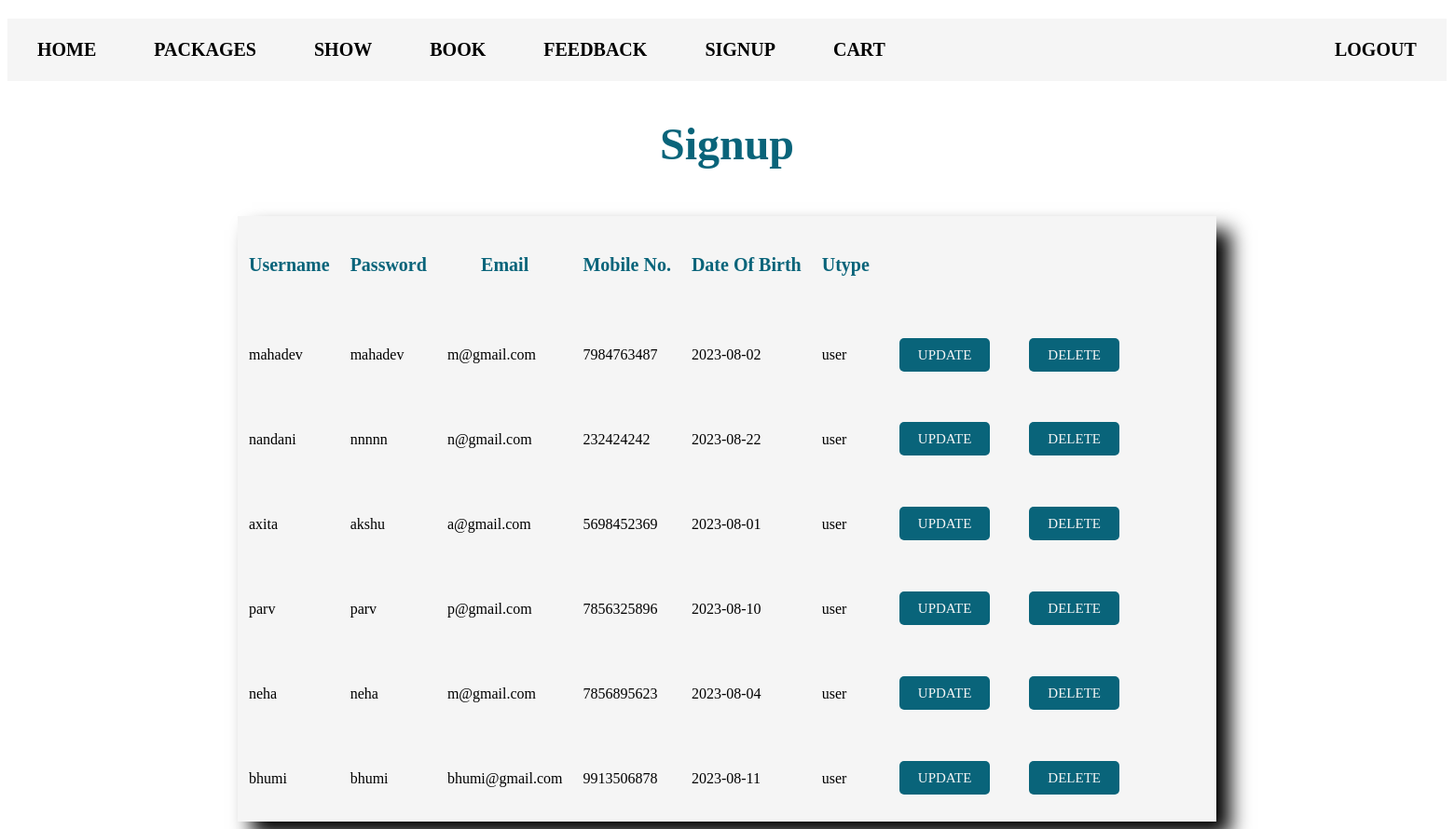
The page /admin/signup.php (signed in) on the database its author committed.
### tables this page shows
CREATE TABLE `signup` (
  `id` int(10) NOT NULL,
  `unm` varchar(200) NOT NULL,
  `pass` varchar(8) NOT NULL,
  `email` varchar(100) NOT NULL,
  `cno` varchar(10) NOT NULL,
  `dob` varchar(13) NOT NULL,
  `utype` varchar(20) NOT NULL
);

### admin/signup.php (the view, shortened to what this page needs)
<?php
	include("header.php");
?>
<h2 align="center">Signup</h2>
<head>
	<link rel="stylesheet" href="style.css">
</head>
<div class="container1">
<table cellpadding=10>
	<tr class="ahead">
		<th>Username</th>
		<th>Password</th>
		<th>Email</th>
		<th>Mobile No.</th>
		<th>Date Of Birth</th>
		<th>Utype</th>
		<th></th>
		<th></th>
	</tr>
<?php
	include('connect.php');
	$q = mysqli_query($cn,"select * from signup where utype='user' ");
	while($r = mysqli_fetch_array($q))
	{
		echo "<tr>
			<td>".$r[1]."</td>
			<td>".$r[2]."</td>
			<td>".$r[3]."</td>
			<td>".$r[4]."</td>
			<td>".$r[5]."</td>
			<td>".$r[6]."</td>
			<td><a href='signupd.php?id=".$r[0]." ' class='btn'>UPDATE</a></td>
			<td><a href='signdel.php?id=".$r[0]." ' class='btn'>DELETE</a></td>
		</tr>";
	}
?>

### admin/style.css (style rules this page uses)
.container1 { display: flex; height: 650px; width: 1050px; background-color: whitesmoke; margin: auto; margin-top: 50px; box-shadow: 15px 15px 20px black; }
.ahead { font-family: Cambria Math; font-size: 20px; font-weight: bold; color:#09647a; }
.btn { background-color: #09647a; color: whitesmoke; font-size: 15px; border-radius: 5px; padding: 10px 20px 10px 20px; margin: 10px 10px 10px 10px; cursor: pointer; border: none; text-decoration: none; }
h2 { font-size: 3rem; font-family: Cambria Math; margin: 40px; color: #09647a; }

### rows shown on the page
signup: unm "mahadev", pass "mahadev", email "m@gmail.com", cno "7984763487", dob "2023-08-02", utype "user"
signup: unm "nandani", pass "nnnnn", email "n@gmail.com", cno "232424242", dob "2023-08-22", utype "user"
signup: unm "axita", pass "akshu", email "a@gmail.com", cno "5698452369", dob "2023-08-01", utype "user"
signup: unm "parv", pass "parv", email "p@gmail.com", cno "7856325896", dob "2023-08-10", utype "user"
signup: unm "neha", pass "neha", email "m@gmail.com", cno "7856895623", dob "2023-08-04", utype "user"
signup: unm "bhumi", pass "bhumi", email "bhumi@gmail.com", cno "9913506878", dob "2023-08-11", utype "user"
